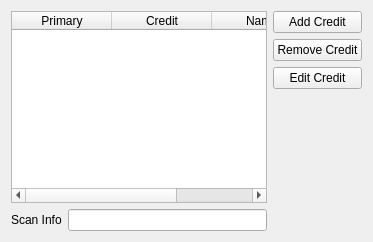
            <widget class="QWidget" name="tab_2">
             <attribute name="title">
              <string>Credits</string>
             </attribute>
             <layout class="QGridLayout" name="gridLayout_4">
              <item row="0" column="0">
               <layout class="QHBoxLayout" name="horizontalLayout_3">
                <item>
                 <layout class="QVBoxLayout" name="verticalLayout_3">
                  <item>
                   <widget class="QTableWidget" name="twCredits">
                    <property name="selectionMode">
                     <enum>QAbstractItemView::SingleSelection</enum>
                    </property>
                    <property name="selectionBehavior">
                     <enum>QAbstractItemView::SelectRows</enum>
                    </property>
                    <property name="rowCount">
                     <number>0</number>
                    </property>
                    <property name="columnCount">
                     <number>3</number>
                    </property>
                    <attribute name="horizontalHeaderMinimumSectionSize">
                     <number>2</number>
                    </attribute>
                    <attribute name="horizontalHeaderStretchLastSection">
                     <bool>true</bool>
                    </attribute>
                    <attribute name="verticalHeaderVisible">
                     <bool>false</bool>
                    </attribute>
                    <column>
                     <property name="text">
                      <string>Primary</string>
                     </property>
                     <property name="textAlignment">
                      <set>AlignCenter</set>
                     </property>
                    </column>
                    <column>
                     <property name="text">
                      <string>Credit</string>
                     </property>
                    </column>
                    <column>
                     <property name="text">
                      <string>Name</string>
                     </property>
                    </column>
                   </widget>
                  </item>
                  <item>
                   <layout class="QFormLayout" name="formLayout_8">
                    <property name="fieldGrowthPolicy">
                     <enum>QFormLayout::ExpandingFieldsGrow</enum>
                    </property>
                    <item row="0" column="0">
                     <widget class="QLabel" name="label_20">
                      <property name="text">
                       <string>Scan Info</string>
                      </property>
                     </widget>
                    </item>
                    <item row="0" column="1">
                     <widget class="QLineEdit" name="leScanInfo"/>
                    </item>
                   </layout>
                  </item>
                 </layout>
                </item>
                <item>
                 <layout class="QVBoxLayout" name="verticalLayout_2">
                  <item>
                   <widget class="QPushButton" name="btnAddCredit">
                    <property name="text">
                     <string>Add Credit</string>
                    </property>
                   </widget>
                  </item>
                  <item>
                   <widget class="QPushButton" name="btnRemoveCredit">
                    <property name="text">
                     <string>Remove Credit</string>
                    </property>
                   </widget>
                  </item>
                  <item>
                   <widget class="QPushButton" name="btnEditCredit">
                    <property name="text">
                     <string>Edit Credit</string>
                    </property>
                   </widget>
                  </item>
                  <item>
                   <spacer name="verticalSpacer">
                    <property name="orientation">
                     <enum>Qt::Vertical</enum>
                    </property>
                    <property name="sizeHint" stdset="0">
                     <size>
                      <width>20</width>
                      <height>40</height>
                     </size>
                    </property>
                   </spacer>
                  </item>
                 </layout>
                </item>
               </layout>
              </item>
             </layout>
            </widget>
